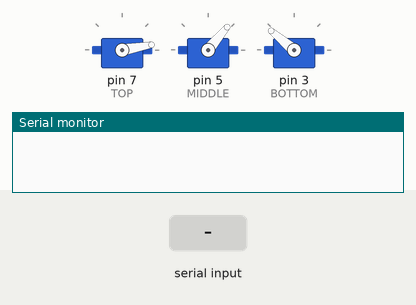
A sketch run on a simulated Arduino Uno, built with avr-gcc and run on an emulated ATmega328P. Shown: 3 × servo, the last lines printed to the serial monitor. The inputs (shaded band) are chosen by the test bench.

Above: at 1.2 s.
1.3 s: "a" received over the second serial link
At 3.45 s:
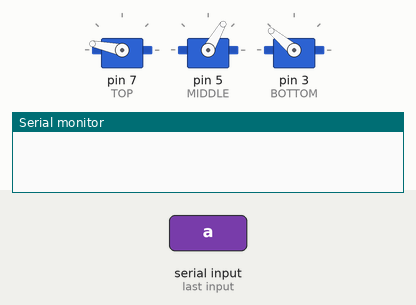
4.3 s: "b" received over the second serial link
At 6.03 s:
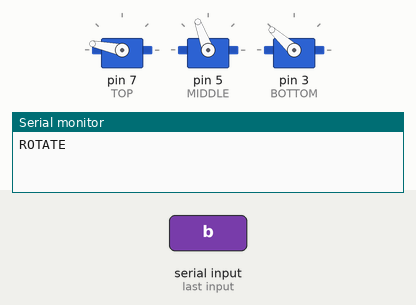
7.3 s: "c" received over the second serial link
At 10.1 s:
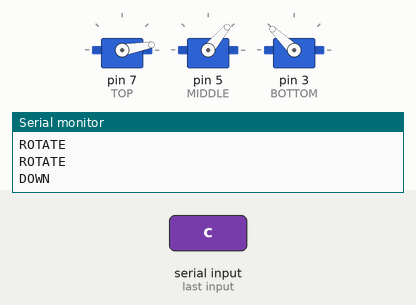
10.3 s: "a" received over the second serial link
At 14.1 s:
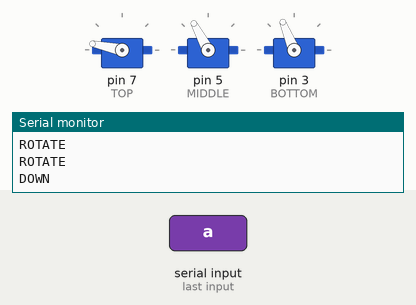
Timing chart, 0 to 14.3 s (numbered marks = the images above; inputs shaded):
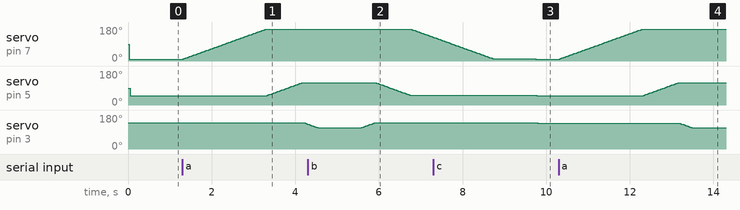

The sketch:

mecit-arm.ino
```cpp
/* Include necessary libraries */
#include <SoftwareSerial.h>
#include <Servo.h>

/* Bluetooth */
#define BTRX 9
#define BTTX 8
SoftwareSerial BTserial(BTTX, BTRX);

/* Servo motors */
#define TOP 7
#define MIDDLE 5
#define BOTTOM 3
Servo TopServo;
Servo MiddleServo;
Servo BottomServo;

/* Initial position */
#define PORTRAIT_TOP 10
#define PORTRAIT_MIDDLE 50
#define PORTRAIT_BOTTOM 140
#define LANDSCAPE_TOP 170
#define LANDSCAPE_MIDDLE 120
#define LANDSCAPE_BOTTOM 110

/* Global variables */
#define BAUD_RATE 9600
#define STEPS 2
#define SERVO_MIN 40                    // Lowest angle set for all servo motors
#define MIDDLE_MAX 110                  // Highest angle set for middle servo motor
#define BOTTOM_MAX 170                  // Highest angle set for bottom servo motor
#define TIMEKEEPER 25                   // Acts as a timer
char orientation = 'p';                 // 'p' - Portrait, 'l' - Landscape
unsigned int topServoPos = PORTRAIT_TOP;
unsigned int middleServoPos = PORTRAIT_MIDDLE;
unsigned int bottomServoPos = PORTRAIT_BOTTOM;

/* Movement functions */
void rotatePhoneHolder() {
  unsigned int i;
  switch (orientation) {
    case 'l':   // Change to landscape
      if (topServoPos > LANDSCAPE_TOP) {
        for (i = topServoPos; i > LANDSCAPE_TOP; i -= STEPS) {
          TopServo.write(i);
          delay(TIMEKEEPER);
        }
      } else {
        for (i = topServoPos; i < LANDSCAPE_TOP; i += STEPS) {
          TopServo.write(i);
          delay(TIMEKEEPER);
        }
      }

      if (middleServoPos > LANDSCAPE_MIDDLE) {
        for (i = middleServoPos; i > LANDSCAPE_MIDDLE; i -= STEPS) {
          MiddleServo.write(i);
          delay(TIMEKEEPER);
        }
      } else {
        for (i = middleServoPos; i < LANDSCAPE_MIDDLE; i += STEPS) {
          MiddleServo.write(i);
          delay(TIMEKEEPER);
        }
      }

      if (bottomServoPos > LANDSCAPE_BOTTOM) {
        for (i = bottomServoPos; i > LANDSCAPE_BOTTOM; i -= STEPS) {
          BottomServo.write(i);
          delay(TIMEKEEPER);
        }
      } else {
        for (i = bottomServoPos; i < LANDSCAPE_BOTTOM; i += STEPS) {
          BottomServo.write(i);
          delay(TIMEKEEPER);
        }
      }
      break;
    case 'p':   // Change to portrait
      if (bottomServoPos > PORTRAIT_BOTTOM) {
        for (i = bottomServoPos; i > PORTRAIT_BOTTOM; i -= STEPS) {
          BottomServo.write(i);
          delay(TIMEKEEPER);
        }
      } else {
        for (i = bottomServoPos; i < PORTRAIT_BOTTOM; i += STEPS) {
          BottomServo.write(i);
          delay(TIMEKEEPER);
        }
      }

      if (middleServoPos > PORTRAIT_MIDDLE) {
        for (i = middleServoPos; i > PORTRAIT_MIDDLE; i -= STEPS) {
          MiddleServo.write(i);
          delay(TIMEKEEPER);
        }
      } else {
        for (i = middleServoPos; i < PORTRAIT_MIDDLE; i += STEPS) {
          MiddleServo.write(i);
          delay(TIMEKEEPER);
        }
      }

      if (topServoPos > PORTRAIT_TOP) {
        for (i = topServoPos; i > PORTRAIT_TOP; i -= STEPS) {
          TopServo.write(i);
          delay(TIMEKEEPER);
        }
      } else {
        for (i = topServoPos; i < PORTRAIT_TOP; i += STEPS) {
          TopServo.write(i);
          delay(TIMEKEEPER);
        }
      }
      break;
    default:
      break;
  }
  topServoPos = TopServo.read();
  middleServoPos = MiddleServo.read();
  bottomServoPos = BottomServo.read();
  delay(1000);
  Serial.println("ROTATE");
}

void moveUp() {
  if (middleServoPos <= MIDDLE_MAX - STEPS && bottomServoPos <= BOTTOM_MAX - STEPS) {
    topServoPos += STEPS;
    if (TopServo.read() != topServoPos) {
      TopServo.write(topServoPos);
      delay(TIMEKEEPER);
    }
    middleServoPos += STEPS;
    if (MiddleServo.read() != middleServoPos) {
      MiddleServo.write(middleServoPos);
      delay(TIMEKEEPER);
    }
    bottomServoPos += STEPS;
    if (BottomServo.read() != bottomServoPos) {
      BottomServo.write(bottomServoPos);
      delay(TIMEKEEPER);
    }
  }
  Serial.println("UP");
}

void moveDown() {
  if (middleServoPos >= SERVO_MIN + STEPS && bottomServoPos >= SERVO_MIN + STEPS) {
    topServoPos -= STEPS;
    if (TopServo.read() != topServoPos) {
      TopServo.write(topServoPos);
      delay(TIMEKEEPER);
    }
    middleServoPos -= STEPS;
    if (MiddleServo.read() != middleServoPos) {
      MiddleServo.write(middleServoPos);
      delay(TIMEKEEPER);
    }
    bottomServoPos -= STEPS;
    if (BottomServo.read() != bottomServoPos) {
      BottomServo.write(bottomServoPos);
      delay(TIMEKEEPER);
    }
  }
  Serial.println("DOWN");
}

void moveLeft() {
  if (bottomServoPos <= BOTTOM_MAX - STEPS) {
    bottomServoPos += STEPS;
    if (BottomServo.read() != bottomServoPos) {
      BottomServo.write(bottomServoPos);
      delay(TIMEKEEPER);
    }
  }
  Serial.println("LEFT");
}

void moveRight() {
  if (bottomServoPos >= SERVO_MIN + STEPS) {
    bottomServoPos -= STEPS;
    if (BottomServo.read() != bottomServoPos) {
      BottomServo.write(bottomServoPos);
      delay(TIMEKEEPER);
    }
  }
  Serial.println("RIGHT");
}

/* Setup functions */
void setup() {
  // Attach servo motors
  TopServo.attach(TOP);
  MiddleServo.attach(MIDDLE);
  BottomServo.attach(BOTTOM);

  // Initialise servo motors to portrait mode
  BottomServo.write(PORTRAIT_BOTTOM);
  delay(TIMEKEEPER);
  TopServo.write(PORTRAIT_TOP);
  delay(TIMEKEEPER);
  MiddleServo.write(PORTRAIT_MIDDLE);
  delay(TIMEKEEPER);

  // Initialise UART with 9600 baud rate
  Serial.begin(BAUD_RATE);
  BTserial.begin(BAUD_RATE);
}

/* Main program */
void loop() {
  if (BTserial.available() > 0) {
    unsigned int message = BTserial.read();
    BTserial.end();                   // Stop BT
    switch (message) {
      case 0:
        Serial.println("CENTER");
        break;
      case 97:
        orientation = 'l';
        rotatePhoneHolder();
        break;
      case 98:
        orientation = 'p';
        rotatePhoneHolder();
        break;
      case 99:
        moveDown();
        break;
      case 100:
        moveUp();
        break;
      case 101:
        moveLeft();
        break;
      case 102:
        moveRight();
        break;
      default:
        break;
    }
    BTserial.begin(BAUD_RATE);      // Restart BT after instruction completes
  }
}
```

Measured:
- after the input at 1.3 s, servo on pin 7 (TOP): moves from 10° to 168° over 2.0 s, starting at once; servo on pin 5 (MIDDLE): moves from 50° to 118° over 0.83 s, starting after 2.0 s; servo on pin 3 (BOTTOM): 140° → 132° after 2.9 s
- after the input at 4.3 s, servo on pin 7 (TOP): moves from 168° to 126° over 0.50 s, starting after 2.5 s; servo on pin 5 (MIDDLE): moves from 118° to 52° over 0.80 s, starting after 1.6 s
- after the input at 7.3 s, servo on pin 5 (MIDDLE): 52° → 50° after 2.5 s; servo on pin 3 (BOTTOM): 138° → 136° after 2.5 s
- after the input at 10.3 s, servo on pin 7 (TOP): moves from 10° to 168° over 2.0 s, starting at once; servo on pin 5 (MIDDLE): moves from 50° to 118° over 0.83 s, starting after 2.0 s; servo on pin 3 (BOTTOM): moves from 136° to 112° over 0.28 s, starting after 2.9 s
